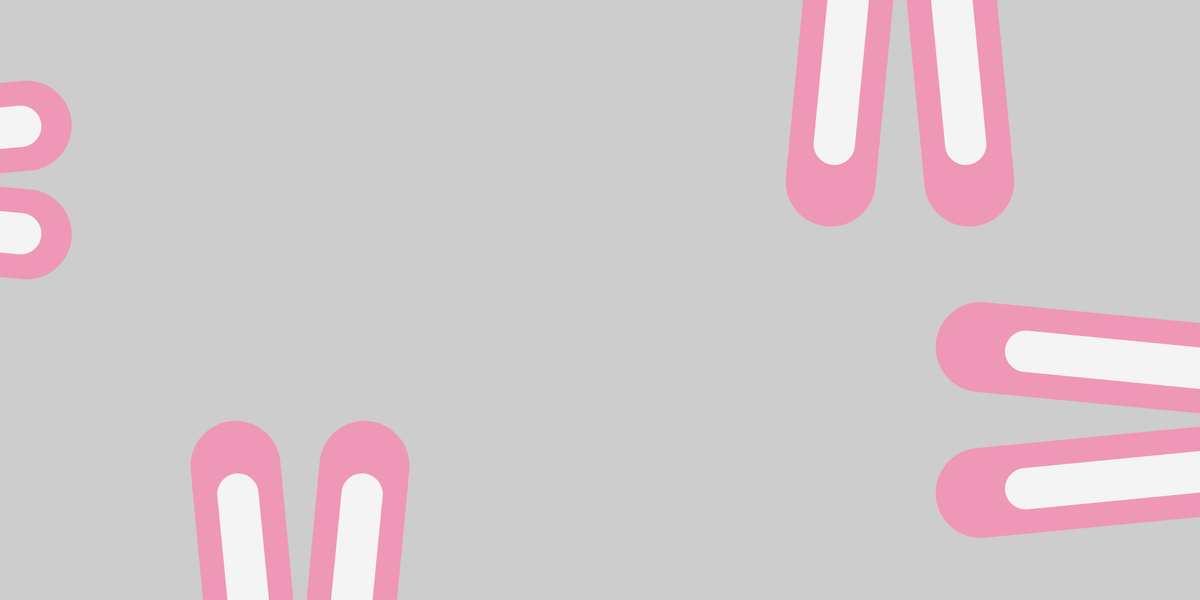
Frame 1 (no input)
Frame 60 (the mouse pressed at the canvas centre just before this capture): identical to frame 1, image omitted
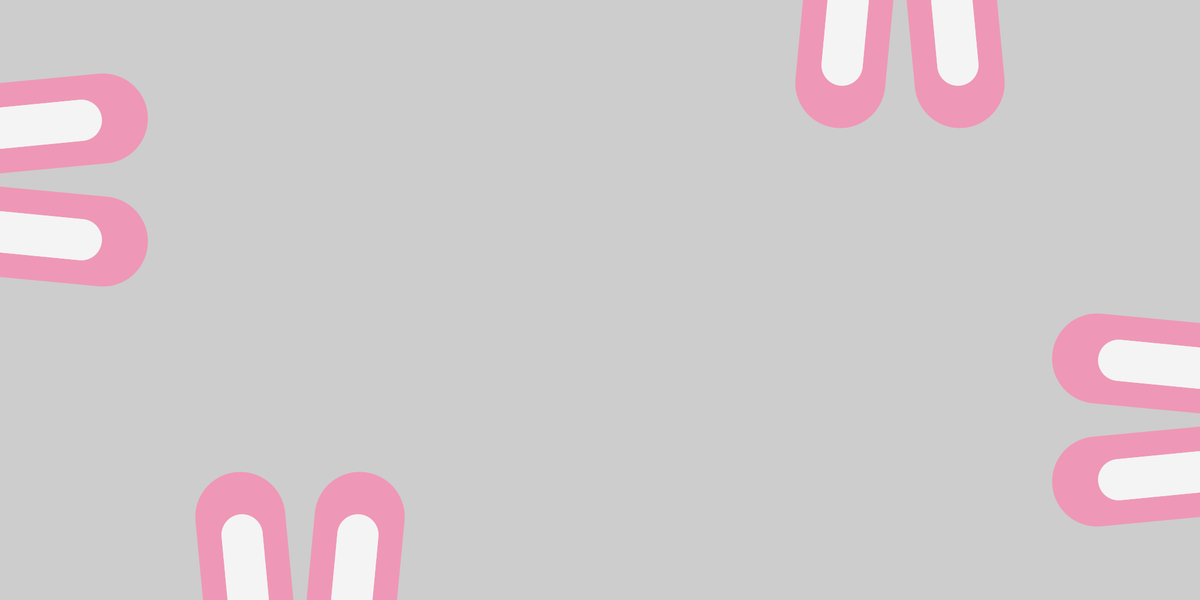
Frame 120 (the mouse held since frame 60 and released just before this capture)

The Processing sketch that drew these frames (run headless with seeded random() and noise(); from frame 60 on, the mouse is pressed at the canvas centre):

// Processing sketch: Kaninchen_code
// ── Kaninchen_code.pde
//initializing of variables for class Kaninchen
Kaninchen left;
Kaninchen right;
Kaninchen down;
Kaninchen top;

void setup () {
  size(2000, 1000);
//setting up initial points for ear drawing
  left = new Kaninchen(300, "left"); //the second parameter tell on what side the point should be and the first where exact it should locate at the.relevant side.
  right = new Kaninchen(700, "right");
  down = new Kaninchen(500, "down");
  top = new Kaninchen(1500, "top");
}

void draw() { 
  background(205);
  left.draw_ear();
  right.draw_ear();
  down.draw_ear();
  top.draw_ear();
}
// ── Kaninchen.pde
class Kaninchen  {
 float max_ohr_h, max_ohr_dist, dicke_aussenohr, dicke_innenohr, ohr_angle, small_big; //variables for the function of calculation proportions
 float x, y,angle; // declare variables that will be the coordinates of the center of the ear and the angle when they are deployed
 
 Kaninchen (float k, String p)
{
  // two arrays, which with the help of elements selection in the cycle we will determine the proper coordinates of the center of the ears
  String[] sides_name = {"top", "right", "down", "left"};  
  float[][] sides_pos = {{k, 0}, {width, k}, {k, height}, {0, k}}; 
  
  for (int i = 0; i<4; i++) 
  {
    if (sides_name[i]==p) 
    {
      x=sides_pos[i][0]; //the center of ears
      y=sides_pos[i][1]; //coordinates of the corresponding elements of the array
      angle = i*90; //set proper to the the the step angle 
      break; 
    }
  }
  proportions(); 
}
 
 
 void proportions () //function for calculating the proportions of the ears depending on the size of the screen
{
 max_ohr_h = (width+height)/2/5; //the maximum length of the outer ear depending on the size of the screen
 max_ohr_dist = max_ohr_h/3.5; //distance between two ears (75% of outer ear height)
 small_big = 0.8; //the ratio of the inner ear to the outer
 dicke_aussenohr = max_ohr_h/2; //calculate the thickness of the outer ear in proportion to its height
 dicke_innenohr = max_ohr_h*small_big/3.5; //calculate the thickness of the outer ear in proportion to its height
 ohr_angle = 5.5; //how much the ears are from each other
}
 
 void draw_ear ()
{
  float ohr_h;
  ohr_h=move_detection(); //determine the height of the outer ears, depending on the distance of the cursor from the center of the ears
  pushMatrix(); 
  translate(x, y); //Shift the coordinate grid so that the center of the ears is on the right side

  for (int i = -1; i<=1; i+=2) //cycle for symmetrical drawing of right and left ear
  {
    pushMatrix(); 
    rotate(radians(angle)-i*radians(ohr_angle)); //direction of ear moving
    strokeWeight(dicke_aussenohr); //set the length of the line to be drawn, according to proportions
    stroke(#ef97b6); 
    line(i*max_ohr_dist, 0, i*max_ohr_dist, ohr_h); 
    for (int j = 0; j<=1; j++) //draw inner ear
    {
      strokeWeight(dicke_innenohr);
      stroke(244);
      line(i*max_ohr_dist, 0, i*max_ohr_dist, ohr_h*small_big);
    }
    popMatrix(); 
  }
  popMatrix(); 
}

float move_detection () {
  float distance = dist(mouseX, mouseY, x, y); //Determine the distance from the cursor
  
  //determine the distance from the corners of the screen (potentially the most distant points)
  float a=dist(x, y, width, height);
  float b=dist(x, y, width, 0);
  float c=dist(x, y, 0, height);
  float d=dist(x, y, 0, 0);
  
  float max_dist = max(max(a, b, c), d);//select the most remote point
  float max_ohr_h_big = (width+height)/2/4; //variable to calculate the maximum ear length depending on the size of the screen
  float l = map (distance, 0, max_dist, 0, max_ohr_h_big); //scaling distance from cursor to ear length (ratio of real value to maximum)
  return l;
}
 
}
